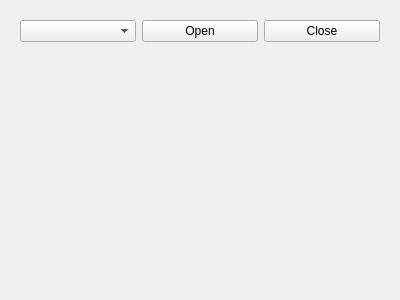
<?xml version="1.0" encoding="UTF-8"?>
<ui version="4.0">
 <class>DeviceCaptureWindow</class>
 <widget class="QWidget" name="DeviceCaptureWindow">
  <property name="geometry">
   <rect>
    <x>0</x>
    <y>0</y>
    <width>400</width>
    <height>300</height>
   </rect>
  </property>
  <property name="windowTitle">
   <string>Form</string>
  </property>
  <layout class="QVBoxLayout" name="verticalLayout" stretch="0,1">
   <item>
    <widget class="QWidget" name="widget" native="true">
     <layout class="QHBoxLayout" name="horizontalLayout">
      <item>
       <widget class="QComboBox" name="deviceList"/>
      </item>
      <item>
       <widget class="QPushButton" name="openButton">
        <property name="text">
         <string>Open</string>
        </property>
       </widget>
      </item>
      <item>
       <widget class="QPushButton" name="closeButton">
        <property name="text">
         <string>Close</string>
        </property>
       </widget>
      </item>
     </layout>
    </widget>
   </item>
   <item>
    <widget class="QLabel" name="image">
     <property name="text">
      <string/>
     </property>
    </widget>
   </item>
  </layout>
 </widget>
 <resources/>
 <connections/>
</ui>
